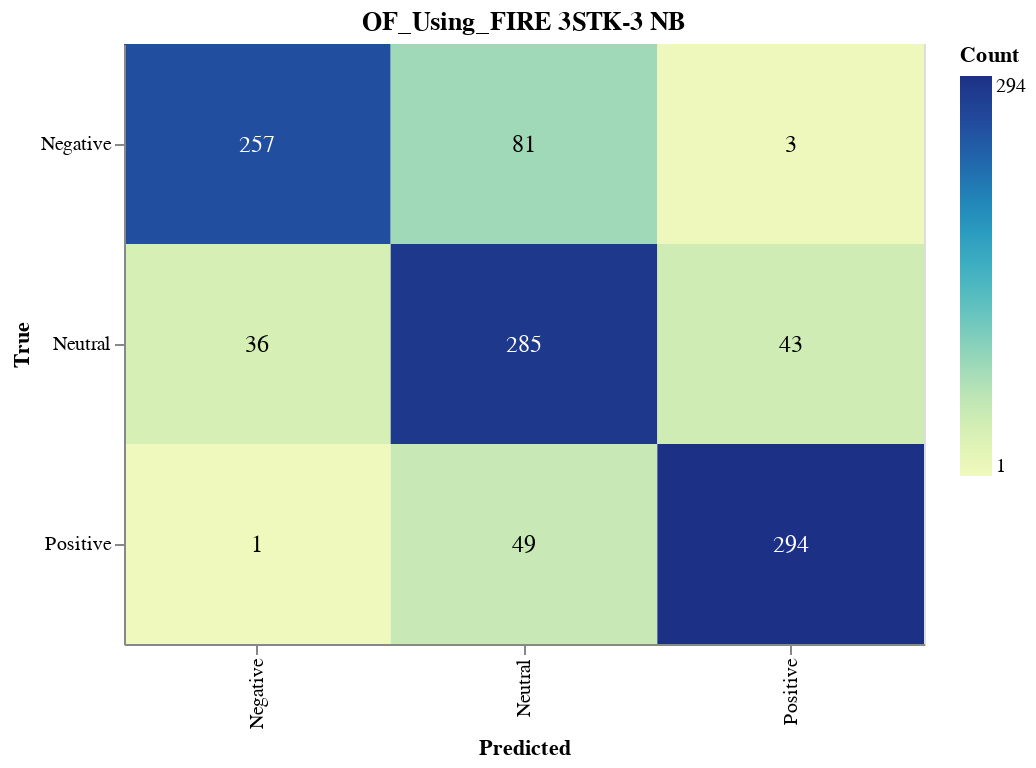

The code cell stored with this chart in its notebook:
### Markdown cell above
#### Save CM

### Code cell
import altair as alt
import altair_saver
import pandas as pd
from sklearn.metrics import confusion_matrix

# Calculate the confusion matrix
cm = confusion_matrix(y_val, nb_validation_predictions)

# Define class names
class_names = ['Negative', 'Neutral', 'Positive']

# Convert confusion matrix to DataFrame
cm_df = pd.DataFrame(cm, index=class_names, columns=class_names).reset_index().melt(id_vars='index')
cm_df.columns = ['True', 'Predicted', 'Count']

# Ensure the order of categories
cm_df['True'] = pd.Categorical(cm_df['True'], categories=class_names, ordered=True)
cm_df['Predicted'] = pd.Categorical(cm_df['Predicted'], categories=class_names, ordered=True)

# Create the Altair plot
heatmap = alt.Chart(cm_df).mark_rect().encode(
    x=alt.X('Predicted:O', sort=class_names),
    y=alt.Y('True:O', sort=class_names),
    color='Count:Q',
    tooltip=['True', 'Predicted', 'Count']
).properties(
    width=400,
    height=300,
    title='OF_Using_FIRE 3STK-3 NB'
)

# Add text labels
text = heatmap.mark_text(
    align='center',
    baseline='middle',
    fontSize=12
).encode(
    text='Count:Q',
    color=alt.condition(
        alt.datum.Count > cm.max() / 2,
        alt.value('white'),
        alt.value('black')
    )
)

# Combine heatmap and text
final_chart = heatmap + text

# Display the plot
final_chart.show()

### Figure 1 — Vega-Lite specification as saved in the notebook (floating-point values rounded to 4 significant figures)
{"config": {"view": {"continuousWidth": 300, "continuousHeight": 300}}, "layer": [{"mark": {"type": "rect"}, "encoding": {"color": {"field": "Count", "type": "quantitative"}, "tooltip": [{"field": "True", "type": "ordinal"}, {"field": "Predicted", "type": "ordinal"}, {"field": "Count", "type": "quantitative"}], "x": {"field": "Predicted", "sort": ["Negative", "Neutral", "Positive"], "type": "ordinal"}, "y": {"field": "True", "sort": ["Negative", "Neutral", "Positive"], "type": "ordinal"}}, "title": "OF_Using_FIRE 3STK-3 NB"}, {"mark": {"type": "text", "align": "center", "baseline": "middle", "fontSize": 12}, "encoding": {"color": {"condition": {"test": "(datum.Count > 147.0)", "value": "white"}, "value": "black"}, "text": {"field": "Count", "type": "quantitative"}, "tooltip": [{"field": "True", "type": "ordinal"}, {"field": "Predicted", "type": "ordinal"}, {"field": "Count", "type": "quantitative"}], "x": {"field": "Predicted", "sort": ["Negative", "Neutral", "Positive"], "type": "ordinal"}, "y": {"field": "True", "sort": ["Negative", "Neutral", "Positive"], "type": "ordinal"}}, "title": "OF_Using_FIRE 3STK-3 NB"}], "data": {"name": "data-c648aab61107a4e7458e28b589200fab"}, "height": 300, "width": 400, "$schema": "https://vega.github.io/schema/vega-lite/v5.17.0.json", "datasets": {"data-c648aab61107a4e7458e28b589200fab": [{"True": "Negative", "Predicted": "Negative", "Count": 257}, {"True": "Neutral", "Predicted": "Negative", "Count": 36}, {"True": "Positive", "Predicted": "Negative", "Count": 1}, {"True": "Negative", "Predicted": "Neutral", "Count": 81}, {"True": "Neutral", "Predicted": "Neutral", "Count": 285}, {"True": "Positive", "Predicted": "Neutral", "Count": 49}, {"True": "Negative", "Predicted": "Positive", "Count": 3}, {"True": "Neutral", "Predicted": "Positive", "Count": 43}, {"True": "Positive", "Predicted": "Positive", "Count": 294}]}}
